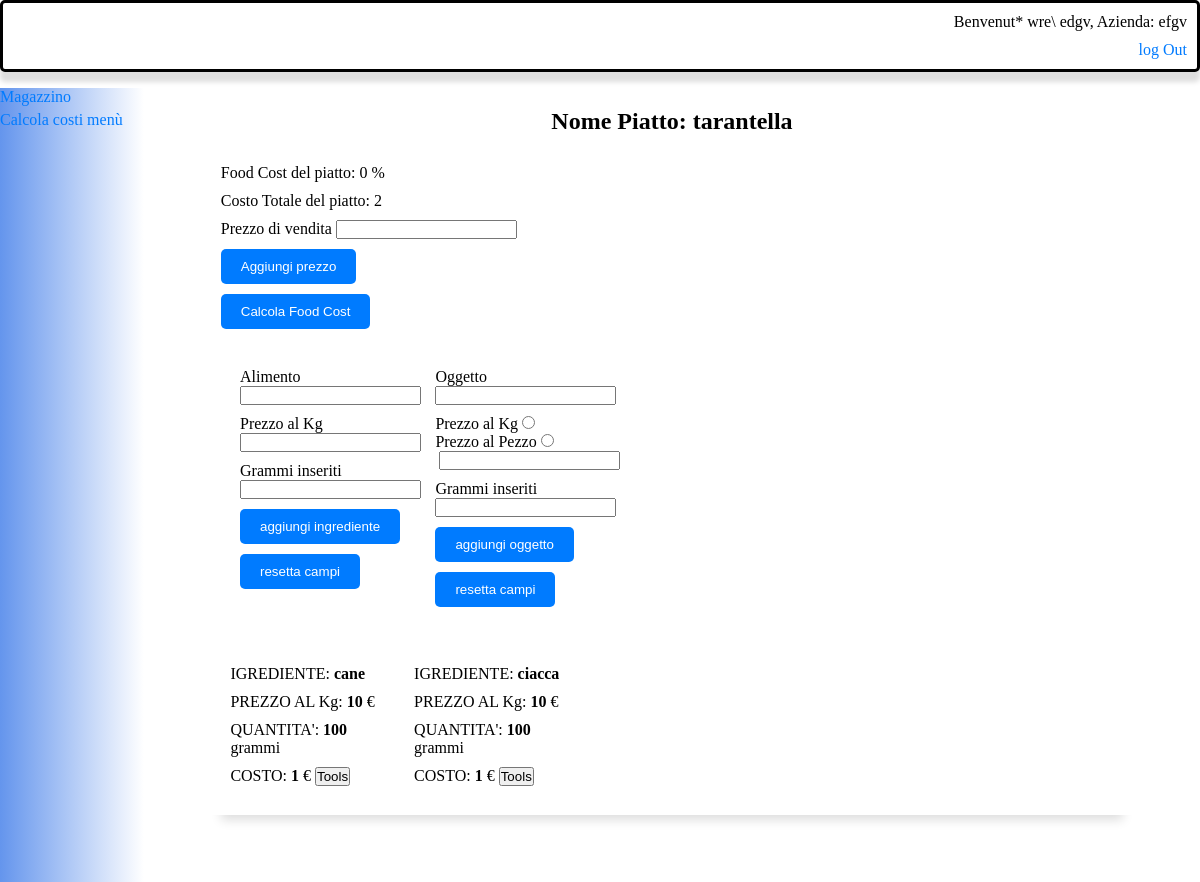
The app's page /visualizzaDashboardPiatto/17 (signed in) with its own data.
### tables this page shows
CREATE TABLE utenti
(
    id_utente INTEGER PRIMARY KEY AUTOINCREMENT,
    nome TEXT,
    cognome TEXT,
    mail TEXT,
    compagnia TEXT,
    passwo VARCHAR[255] NOT NULL
    /*
    tabella che racchiude gli utenti iscritti al servizio e i loro dati

    id dell'utente'
    nome utente
    cognome utente
    mail dell'utente'
    azienda per cui lavora
    password criptata con hash


*/
);

CREATE TABLE piatti
(
	piattoId INTEGER PRIMARY KEY AUTOINCREMENT,
    idUtente INT,
	nome TEXT,
    costo DECIMAL (10, 4),
    prezzoVendita DECIMAL (10, 4),
    percentualeFoodCost DECIMAL (10, 4)
    /*
    tabella che racchiude i piatti composti da vari ingredienti ed oggetti, degli utenti iscritti al servizio

    id del piatto 
    id dell'utente
    nome del piatto'
    costo del piatto composto dalla somma di tutti gli ingredienti e gli oggetti che lo compongono
*/

);

CREATE TABLE ingredienti
(
    ingredienteId INTEGER PRIMARY KEY AUTOINCREMENT,
    idUtente INT,
    idPiatto INT,
    nome TEXT,
    prezzoKg DECIMAL (10, 4),
    prezzo DECIMAL (10, 4),
	quantita DECIMAL (10, 4),
    costo DECIMAL(10, 3),
    descrizione TEXT,
    unitaDiMisura TEXT,
    quanti DECIMAL(5,3),
    codice TEXT,
    famiglia TEXT,
    fornitore TEXT,
    ordineMinimo INT
    /*
    tabella ingredienti salva i dati degli articoli food e beverage inseriti dall'utente', tutti gli articoli segnano
    tra i dati i piatti in cui vengono utilizzati, il magazzino in cui sono stoccati ed altre informazioni utili a 
    elaborare dati utili al monitoraggio da parte dell'utente e risultati per calcoli come il food cost'

    id dell'ingrediente
    id dell'utente che lo utilizza
    id del piatto in cui   presente (NONE nel caso non fosse utilizzato in nessun piatto)
    nome dell'ingrediente
    prezzo al kg dell'ingrediente
    prezzo riferito all'unit  di misura'
    quantit  dell'ingrediente usata in un piatto
    costo della quantit  rispetto al prezzo al kg'
    id del magazzino in cui   stoccato
    descrizione libera (TEXT)
    unit  di misura adottata
    quantit  dell'ingrediente presente in magazzino
    codice del prodotto
    famiglia del prodotto
    sottofamiglia del prodotto
    fornitore del prodotto
    codice del fornitore
    ordine minimo necessario'

*/
);

### app.py (the view)
@app.route('/visualizzaDashboardPiatto/<int:idPiatto>', methods=['POST', 'GET'])
@login_required
def visualizzaDashboardPiatto(idPiatto):
        db=database.db()
        piattiUtente=database.visualizza_un_piatto(db, 'piatti', session['userId'], idPiatto)
        ingredientiUtente=database.visualizza_tutti_piatti(db, 'ingredienti', session['userId'])
        infoUtente=database.visualizza_tutti_piatti(db, 'utenti', session['userId'])
        oggettiUtente=database.visualizza_tutti_piatti(db,'oggetti', session['userId'])
        percentualeFoodCost=piattiUtente[5]
        if request.method=='GET':
            db.close() #chiusura database
        elif request.method=='POST':
            prezzoVendita=(request.form.get('prezzoVendita'))
            prezzo=float(prezzoVendita)
            prezzo=round(prezzo, 3)
            database.aggiungi_prezzoVendita(db, 'piatti', prezzo, idPiatto)
            db.close()
        return render_template('infoComplete.html', oggettiUtente=oggettiUtente, ingredientiUtente=ingredientiUtente, infoUtente=infoUtente, piattiUtente=piattiUtente, percentualeFoodCost=percentualeFoodCost)

### app.py (called while the page is built)
def login_required(view_func):
    @wraps(view_func)
    def wrapped_view(*args, **kwargs):
        if 'userId' in session:
            return view_func(*args, **kwargs)
        else:
            return redirect(url_for('crea_utente'))
    return wrapped_view

### query.py (called while the page is built)
    @staticmethod
    def db():
        DATABASE = 'piatti.db'
        db = getattr(g, '_database', None)
        if db is None:
            db = g._database = sqlite3.connect(DATABASE)
        return db

    @staticmethod
    def visualizza_tutti_piatti(db, tabella, idUte):
        cursore = db.cursor()
        if tabella == 'piatti':
            cursore.execute(f"SELECT * FROM {tabella} WHERE idUtente=?", (idUte,))
            piatti = cursore.fetchall()
        elif tabella == 'ingredienti':
            cursore.execute(f"SELECT * FROM {tabella} WHERE idUtente=?", (idUte,))
            piatti = cursore.fetchall()
        elif tabella == 'utenti':
            cursore.execute(f"SELECT * FROM {tabella} WHERE id_utente=?", (idUte,))
            piatti = cursore.fetchone()
        elif tabella=='oggetti':
            cursore.execute(f"SELECT * FROM {tabella} WHERE idUtente=?", (idUte,))
            piatti = cursore.fetchall()
        return piatti

    @staticmethod
    def visualizza_un_piatto(db, tabella, idUte, idEle):
        cursore = db.cursor()
        if tabella == 'piatti':
            cursore.execute(f"SELECT * FROM {tabella} WHERE piattoId=?", (idEle,))
            elemento = cursore.fetchone()
        elif tabella == 'ingredienti':
            cursore.execute(f"SELECT * FROM {tabella} WHERE ingredienteId=?", (idEle,))
            elemento = cursore.fetchone()
        elif tabella == 'utenti':
            cursore.execute(f"SELECT * FROM {tabella} WHERE id_utente=?", (idUte,))
            elemento = cursore.fetchone()
        elif tabella=='oggetti':
            cursore.execute(f"SELECT * FROM {tabella} WHERE oggettoId=?", (idEle,))
            elemento = cursore.fetchone()
        return elemento

### templates/infoComplete.html (shortened to what this page needs)
<!DOCTYPE html>
<html>
<head>
    <link type="text/css" rel="stylesheet" href="{{ url_for('static', filename='templates.css') }}" />
</head>
<body class="l1">
    <div class="info_ute">
        <div>
            <p>
                Benvenut* {{(infoUtente[1])}} {{(infoUtente[2])}}, Azienda: {{(infoUtente[4])}}
            </p>
            <div>
                <a href="{{(url_for('logOut'))}}">log Out</a>
            </div>
        </div>
    </div>
    <nav class="navLaterale">
        <ul>
            <li><a href="{{(url_for('dashboardMagazzino'))}}">Magazzino</a></li>
            <li><a href="{{(url_for('calcolaTot'))}}">Calcola costi menù</a></li>
        </ul>
    </nav>
    <div class="container">
        <div class="fondoForm">
            <div class="titolo">
                <h1>Nome Piatto: {{piattiUtente[2]}}</h1>
            </div>
            <div class="panoramicaPiatto">
                <div class="panoramicaPiatto1">
                    <p>Food Cost del piatto: {{ percentualeFoodCost }} %</p>
                    <p>Costo Totale del piatto: {{piattiUtente[3]}}</p>
                    <form action="{{(url_for('visualizzaDashboardPiatto', idPiatto=piattiUtente[0]))}}" method="post">
                        <label for="prezzoAlimento">Prezzo di vendita</label>
                        <input type="text" id="prezzoAlimento" name="prezzoVendita"><br />
                        <input type="submit" value="Aggiungi prezzo">
                    </form>
                    <form action="{{(url_for('calcolaFoodCost', idPiatto=piattiUtente[0]))}}" method="post">
                        <input type="submit" value="Calcola Food Cost">
                    </form>
                </div>
            </div>
            <div class="inserimento">
                <div class="inserimentoIngredienti">
                    <form action="{{(url_for('aggiungiIngre', strada=0))}}" method="post">
                        <label for="nomeAlimento">Alimento</label>
                        <input type="text" id="nomeAlimento" name="nomeAlimento">
                        <br>
                        <label for="prezzoAlKg">Prezzo al Kg</label>
                        <input type="text" id="prezzoAlKg" name="prezzoAlKg">
                        <br>
                        <label for="quantita">Grammi inseriti</label>
                        <input type="text" id="quantita" name="quantita">
                        <br>
                        <input type="submit" value="aggiungi ingrediente">
                        <input type="reset" value="resetta campi">
                    </form>
                </div>
                <div class="inserimentoOggetti">
                    <form action="{{(url_for('aggiungiIngre', strada=1))}}" method="post">
                        <label for="nomeAlimento">Oggetto</label>
                        <input type="text" id="nomeAlimento" name="nomeOggetto">
                        <br>
                        <label for="prezzoAlKg">Prezzo al Kg</label>
                        <input type="radio" id="radioKg" name="prezzo" value="0"><br />
                        <label for="prezzoAlPz">Prezzo al Pezzo</label>
                        <input type="radio" id="radioPz" name="prezzo" value="1"><br />
                        <input type="text" style="margin-left:2%;" id="nomeAlimento" name="prezzoOggetto">
                        <br>
                        <label for="quantita">Grammi inseriti</label>
                        <input type="text" id="quantita" name="quantita">
                        <br>
                        <input type="submit" value="aggiungi oggetto">
                        <input type="reset" value="resetta campi">
                    </form>
                </div>
            </div>
            <div class="piattoSingolo">
                <div class="tab">
                    {% for ingredientiUtente in ingredientiUtente %}
                    {% if piattiUtente[0]== ingredientiUtente[2] %}
                    <div class="tab2">
                        <div class="infoIn">
                            <div class="singoloIngrediente">
                                <p>
                                <p>IGREDIENTE: <b>{{ingredientiUtente[3]}}</b><br>
                                <p>PREZZO AL Kg: <b>{{ingredientiUtente[4]}}</b> €<br>
                                <p>QUANTITA': <b>{{ingredientiUtente[6]}}</b> grammi<br>
                                <p>
                                    COSTO: <b>{{ingredientiUtente[7]}}</b> €
                                           <button class="menuButton" data-target="#menuToolsIngredienti{{ 'ingredienti' ~ loop.index }}">Tools</button>
                                </p>
                            </div>
                        </div>
                    </div>
                    {% endif %}
                    {% endfor %}
                </div>
            </div>
        </div>
    </div>
</body>
</html>

### static/templates.css (style rules this page uses)
* { margin: 0; padding: 0; box-sizing:border-box; }
.panoramicaPiatto { display: inline-block; padding:3%; text-align:left; top:6%; gap:4%; }
.inserimento { display: flex; width: 25%; margin-left: 5%; gap: 6%; }
.navLaterale { width: 12%; background: linear-gradient(to right, cornflowerblue, white); color: white; overflow-y: auto; position: fixed; bottom: 0; height: 90%; transition: left 0.3s ease; z-index: 1000; }
.container { margin-left: 12%; padding: 4%; width: calc(100% - 12%); overflow-y: auto; height: 100%; margin-top: 5%; justify-content:space-between; }
.tab { box-shadow: 0px 15px 10px -10px #dedede; -moz-box-shadow: 0px 15px 10px -10px #dedede; -webkit-box-shadow: 0px 15px 10px -10px #dedede; display: grid; grid-template-columns: repeat(5, 1fr); grid-template-rows: repeat(25%); gap: 4%; margin:2%; padding:2%; }
.piattoSingolo { display:flex; flex-direction:column; gap:3%; }
.info_ute { background-color: #ffffff; padding: 10px; border-radius: 5px; margin-bottom: 20px; border-bottom: 3px; border: solid; box-shadow: 0px 10px 5px #dedede; -moz-box-shadow: 0px 10px 5px #dedede; -webkit-box-shadow: 0px 10px 5px #dedede; position: fixed; top: 0; width: 100%; z-index: 1000; text-align:right; }
.infoIn { display:flex; flex-direction:row; }
.titolo { text-align:center; }
.titolo h1 { margin: 0 auto; }
.fondoForm { width:100%; position: relative; background-color: #ffffff; }
input[type="text"], input[type="submit"], input[type="reset"], label { margin-bottom: 10px; }
h1 { margin-bottom: 20px; font-size: 24px; }
p { margin-bottom: 10px; }
ul { margin-bottom: 10px; }
li { margin-bottom: 5px; }
input[type="submit"], input[type="reset"] { background-color: #007bff; color: #ffffff; border: none; padding: 10px 20px; border-radius: 5px; cursor: pointer; }
a { color: #007bff; text-decoration: none; }

### records on screen
utenti: nome "wre\\", cognome "edgv", compagnia "efgv"
piatti: nome "tarantella", costo "2"
ingredienti: nome "cane", prezzoKg "10", quantita "100", costo "1"
ingredienti: nome "ciacca", prezzoKg "10", quantita "100", costo "1"

### other values on screen
{{ percentualeFoodCost }} "0"
